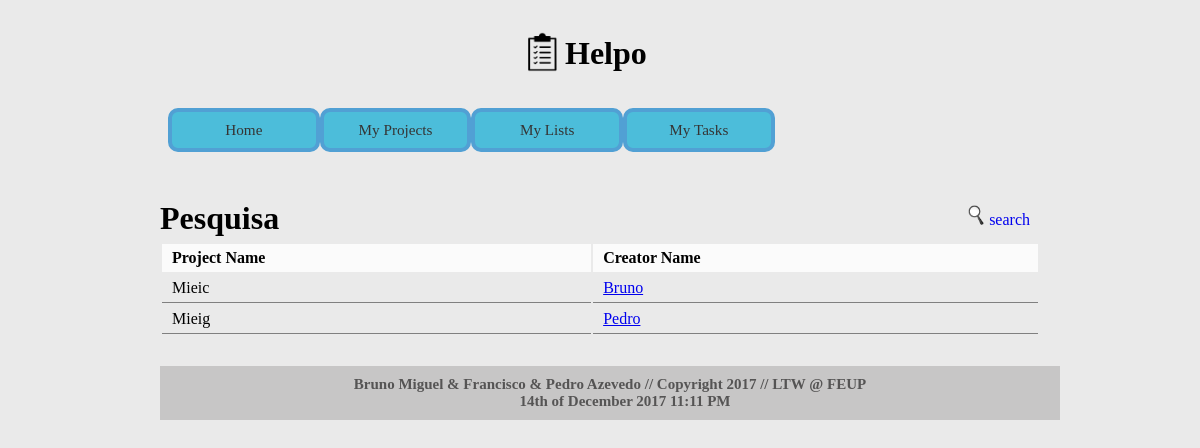
Page /home.php on the earlier database version.
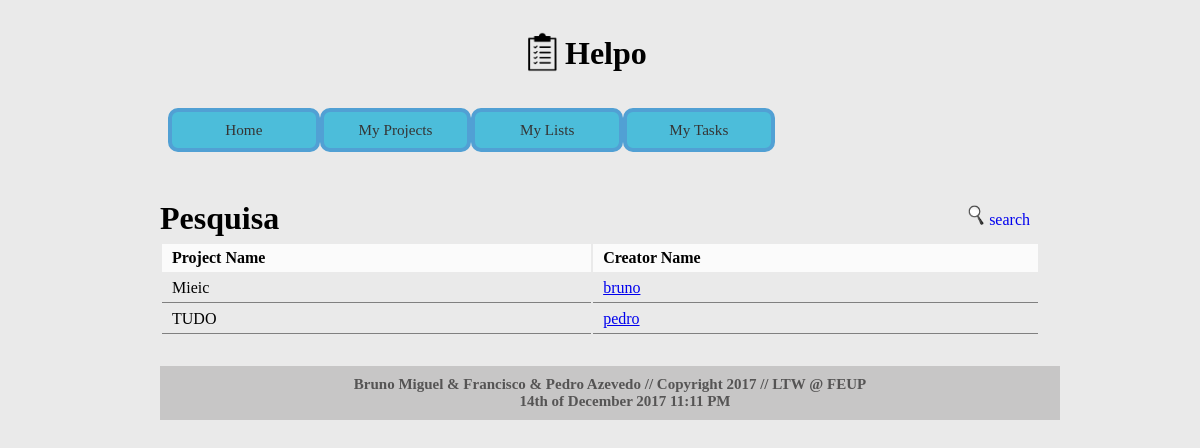
Same page on the later database version.
### tables this page shows
CREATE TABLE projects (
	project_id 		INTEGER PRIMARY KEY AUTOINCREMENT,
	project_name 	VARCHAR(50) NOT NULL,
	user_id 		INTEGER REFERENCES users
);

CREATE TABLE users (
	USER_ID  	INTEGER PRIMARY KEY AUTOINCREMENT,
	ROLE 		INTEGER,
	USERNAME 	VARCHAR(30) NOT NULL,
	PASSWORD 	VARCHAR(30) NOT NULL,
	EMAIL 		TEXT NOT NULL,
	FIRST_NAME	VARCHAR(30) NOT NULL,
	LAST_NAME 	VARCHAR(70) NOT NULL,
	BDAY		INTEGER NOT NULL,
	BMONTH		TEXT NOT NULL,
	BYEAR		INTEGER NOT NULL,
	IMG_NAME	TEXT
);

### home.php (called while the page is built, shortened)
<?php
$home_section = "home";
include_once('./templates/html_header.php');
include_once('./templates/html_home.php');
include_once('./templates/html_footer.php');
?>

### database/db.php (called while the page is built, shortened)
<?php
    class Database {
        private $database;
        public function __construct($sqlite_file_path) {
            try {
                $this->base_path = $_SERVER['SERVER_NAME'] . $_SERVER['PHP_SELF'];
                $this->database = new PDO('sqlite:' . $sqlite_file_path);
                $this->database->setAttribute(PDO::ATTR_ERRMODE, PDO::ERRMODE_EXCEPTION);
            }
            catch (PDOException $e) {
                echo 'Connection to database failed: ' . $e->getMessage();
            }
        }
        public function get_user_from_id($user_id) {
            $statement = $this->database->prepare('SELECT * FROM users WHERE USER_ID = ?');
            $statement->execute(array($user_id));
            return $statement->fetch();
        }
		public function get_projects() {
			$statement = $this->database->prepare('SELECT * FROM projects');
			$statement->execute();
			return $statement->fetchAll();
		}
    }
?>

### templates/html_home.php (the view, shortened to what this page needs)
<?
require_once('./database/db.php');
$db = new Database('./database/helpo.db');
$projects_list = $db->get_projects();
?>
<a href="#"><div class="button" id="search"><img src="./images/search-icon.png"/>search</div></a>
<div id="home">
<h1>Pesquisa</h1>
	<form>
	  <table class="list homelist" id="<? echo $home_section; ?>table">
		<tr>
		  <td>Project Name</td>
		  <td>Creator Name</td>
		</tr><?
		foreach ($projects_list as $project) {
		  echo '<tr>';
		  echo '<td><a id="' . $project['project_id'] . '">' . $project['project_name'] . '</a></td>';
		  $user = $db->get_user_from_id($project['user_id']);
		  echo '<td><a id="' . $user['USER_ID'] . '" href="profile_page.php?id=' .$user['USER_ID'] . '">' . $user['USERNAME'] . '</a></td>';
		  echo '</tr>';
		}
	?></table>
	</form>
</div>

Differences in the rows shown:
changed through a linked row, projects "Mieic": user.USERNAME "Bruno" → "bruno"
changed projects: project_name "Mieig" → "TUDO"; user.USERNAME "Pedro" → "pedro"
